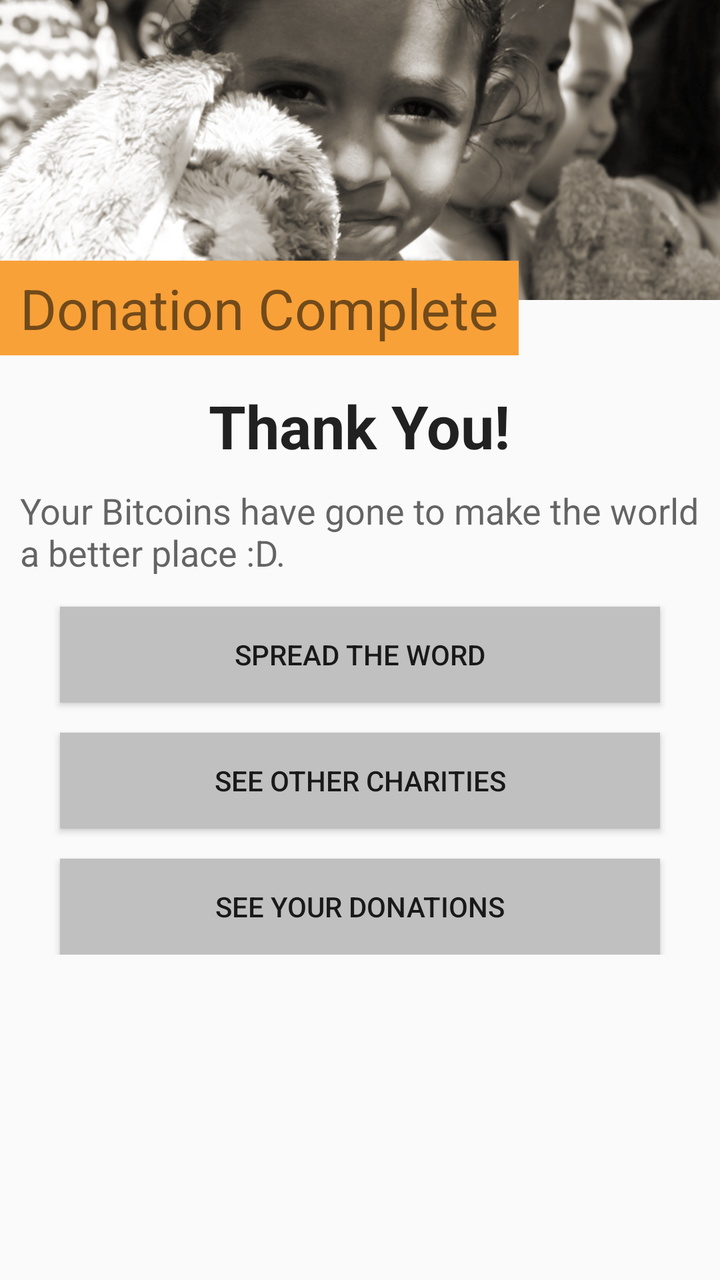
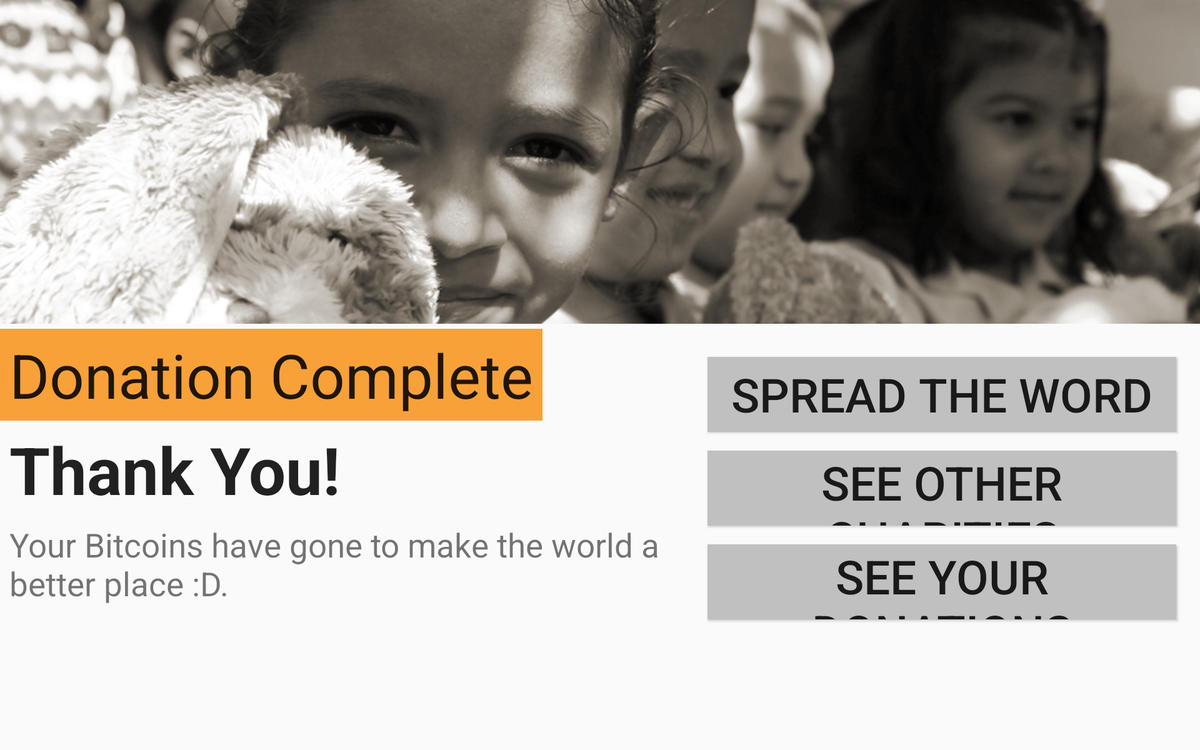

First picture: res/layout/ on a phone held upright. Second picture: the repository's own variant of that layout, on a device whose configuration matches the variant's folder. Source for both follows.
<!-- AndroidManifest.xml: application theme Theme.AppCompat.Light -->
<!-- res/layout/activity_thank_you.xml -->
<ScrollView xmlns:android="http://schemas.android.com/apk/res/android"
	xmlns:tools="http://schemas.android.com/tools"
	android:id="@+id/ScrlView" 
	android:layout_width="fill_parent" 
	android:layout_height="fill_parent"
	tools:context=".ThankYouActivity" > 

	<RelativeLayout 
	    android:layout_width="match_parent"
	    android:layout_height="wrap_content" >
	    
	    <ImageView
	        android:id="@+id/ThankYou_ImageView_PortraitBanner"
	        android:layout_width="wrap_content"
	        android:layout_height="150dp"
	        android:layout_alignParentLeft="true"
	        android:layout_alignParentTop="true"
	        android:layout_alignParentRight="true"
	        android:scaleType="centerCrop"
	        android:src="@drawable/thankyou_portrait_topbanner" 
	        android:contentDescription="@string/thank_you_banner_contentdescription"/>
	    
	    <TextView
	        android:id="@+id/ThankYou_TextView_EncouragingBlurb"
	        android:layout_width="wrap_content"
	        android:layout_height="wrap_content"
	        android:layout_alignParentLeft="true"
	        android:layout_below="@+id/ThankYou"
	        android:layout_marginTop="10dp"
	        android:text="@string/thank_you_text"
	        android:layout_marginLeft="10dp"
	        android:textAppearance="?android:attr/textAppearanceMedium" />
	
	    <TextView
	        android:id="@+id/ThankYou_TextView_DonationComplete"
	        style="@style/LandscapeTitleText"
	        android:layout_below="@+id/ThankYou_ImageView_PortraitBanner"
	        android:layout_width="wrap_content"
	        android:layout_height="wrap_content"
	        android:layout_alignParentLeft="true"
	        android:layout_marginTop="-20dp"
	        android:text="@string/thank_you_donationcomplete" />
	
	    <TextView
	        android:id="@+id/ThankYou"
	        android:layout_width="wrap_content"
	        android:layout_height="wrap_content"
	        android:layout_below="@+id/ThankYou_TextView_DonationComplete"
	        android:layout_centerHorizontal="true"
	        android:layout_marginTop="15dp"
	        android:text="@string/thank_you_title"
	        android:textAppearance="?android:attr/textAppearanceLarge"
	        android:textSize="30sp"
	        android:textStyle="bold" />
	    
	    <Button
	        android:id="@+id/ThankYou_Button_Tweet"
	        android:layout_width="wrap_content"
	        android:layout_height="wrap_content"
	        android:layout_below="@+id/ThankYou_TextView_EncouragingBlurb"
	        android:layout_centerHorizontal="true"
	        android:layout_marginTop="15dp"
	        android:layout_alignRight="@+id/ThankYou_Button_SeeOtherCharities"
	        android:layout_alignLeft="@+id/ThankYou_Button_SeeOtherCharities"
	        android:background="@drawable/gray_button"
	        android:onClick="Tweet_Click"
	        android:padding="10dp"
	        android:text="@string/thank_you_share" />
	    
	    <Button
	        android:id="@+id/ThankYou_Button_SeeTransactionHistory"
	        android:layout_width="wrap_content"
	        android:layout_height="wrap_content"
	        android:layout_below="@+id/ThankYou_Button_SeeOtherCharities"
	        android:layout_centerHorizontal="true"
	        android:layout_marginTop="15dp"
	        android:layout_alignRight="@+id/ThankYou_Button_SeeOtherCharities"
	        android:layout_alignLeft="@+id/ThankYou_Button_SeeOtherCharities"
	        android:background="@drawable/gray_button"
	        android:onClick="SeeTransactionHistory_Click"
	        android:padding="10dp"
	        android:text="@string/thank_you_seetransactionhistory" />
	
	    <Button
	        android:id="@+id/ThankYou_Button_SeeOtherCharities"
	        android:layout_width="300dp"
	        android:layout_height="wrap_content"
	        android:layout_below="@+id/ThankYou_Button_Tweet"
	        android:layout_centerHorizontal="true"
	        android:layout_marginTop="15dp"
	        android:background="@drawable/gray_button"
	        android:onClick="SeeOtherCharities_Click"
	        android:padding="10dp"
	        android:text="@string/thank_you_seeothercharities" />
	    	    	
	</RelativeLayout>
</ScrollView>
<!-- resources referenced by this layout -->
<resources>
  <!-- drawable gray_button (drawable) -->
  <?xml version="1.0" encoding="utf-8"?>
  <selector
      xmlns:android="http://schemas.android.com/apk/res/android">
  
      <item android:state_pressed="true" >
          <shape>
              <solid
                  android:color="#00dfea" />
              <stroke
                  android:width="4dp"
                  android:color="#69f8ff" />
          </shape>
      </item>
  
      <item>        
          <shape>
              <solid
                  android:color="#c0c0c0" />
      </shape>
      </item>
  </selector>
  <!-- drawable thankyou_portrait_topbanner: png bitmap (drawable, 319770 bytes) -->
  <string name="thank_you_banner_contentdescription">Thankful throngs are grateful for your contribution!</string>
  <string name="thank_you_donationcomplete">Donation Complete</string>
  <string name="thank_you_seeothercharities">See Other Charities</string>
  <string name="thank_you_seetransactionhistory">See Your Donations</string>
  <string name="thank_you_share">Spread the Word</string>
  <string name="thank_you_text">Your Bitcoins have gone to make the world a better place :D.</string>
  <string name="thank_you_title">Thank You!</string>
  <style name="LandscapeTitleText">
          <item name="android:background">@color/bitcoin_orange</item>
          <item name="android:paddingBottom">5dp</item>
          <item name="android:paddingLeft">10dp</item>
          <item name="android:paddingRight">10dp</item>
          <item name="android:paddingTop">5dp</item>
          <item name="android:textSize">28sp</item>        
      </style>
  <color name="bitcoin_orange">#f8a139</color>
</resources>
<!-- res/layout-sw720dp-land/activity_thank_you.xml (the author's variant of the layout above) -->
<!-- drawn on a large tablet held sideways -->
<?xml version="1.0" encoding="utf-8"?>
<RelativeLayout xmlns:android="http://schemas.android.com/apk/res/android"
    android:layout_width="match_parent"
    android:layout_height="match_parent" >

    <Button
        android:id="@+id/ThankYou_Button_Tweet"
        android:layout_width="wrap_content"
        android:layout_height="80dp"
        android:layout_alignLeft="@+id/ThankYou_Button_SeeTransactionHistory"
        android:layout_alignRight="@+id/ThankYou_Button_SeeTransactionHistory"
        android:layout_below="@+id/ThankYouLandscape_ImageView_TopBanner"
        android:layout_marginTop="30dp"
        android:background="@drawable/gray_button"
        android:onClick="Tweet_Click"
        android:text="@string/thank_you_share"
        android:textSize="50sp" />
    
    <Button
        android:id="@+id/ThankYou_Button_SeeOtherCharities"
        android:layout_width="wrap_content"
        android:layout_height="80dp"
        android:layout_alignLeft="@+id/ThankYou_Button_SeeTransactionHistory"
        android:layout_alignRight="@+id/ThankYou_Button_SeeTransactionHistory"
        android:layout_below="@+id/ThankYou_Button_Tweet"
        android:layout_marginTop="20dp"
        android:background="@drawable/gray_button"
        android:onClick="SeeOtherCharities_Click"
        android:text="@string/thank_you_seeothercharities"
        android:textSize="50sp"/>

    <Button
        android:id="@+id/ThankYou_Button_SeeTransactionHistory"
        android:layout_width="500dp"
        android:layout_height="80dp"
        android:layout_alignParentRight="true"
        android:layout_below="@+id/ThankYou_Button_SeeOtherCharities"
        android:layout_marginRight="25dp"
        android:layout_marginTop="20dp"
        android:background="@drawable/gray_button"
        android:onClick="SeeTransactionHistory_Click"
        android:paddingLeft="20dp"
        android:paddingRight="20dp"
        android:text="@string/thank_you_seetransactionhistory_land"
        android:textSize="50sp" />

    <TextView
        android:id="@+id/ThankYou_TextView_DonationComplete"
        style="@style/LandscapeTitleText"
        android:layout_width="wrap_content"
        android:layout_height="wrap_content"
        android:layout_alignParentLeft="true"
        android:layout_centerVertical="true"
        android:text="@string/thank_you_donationcomplete"
        android:textAppearance="?android:attr/textAppearanceLarge"
        android:textSize="65sp" />

    <ImageView
        android:id="@+id/ThankYouLandscape_ImageView_TopBanner"
        android:layout_width="wrap_content"
        android:layout_height="wrap_content"
        android:layout_above="@+id/ThankYou_TextView_DonationComplete"
        android:layout_marginBottom="5dp"
        android:layout_alignParentLeft="true"
        android:layout_alignParentRight="true"
        android:layout_alignParentTop="true"
        android:src="@drawable/activity_thankyou_top"
        android:contentDescription="@string/thank_you_banner_contentdescription" 
        android:scaleType="centerCrop"/>

    <TextView
        android:id="@+id/ThankYou_TextView_EncouragingBlurb"
        android:layout_width="wrap_content"
        android:layout_height="wrap_content"
        android:layout_alignParentLeft="true"
        android:layout_below="@+id/ThankYou_TextView_ThankYou"
        android:layout_marginTop="10dp"
        android:layout_toLeftOf="@+id/ThankYou_Button_SeeOtherCharities"
        android:paddingLeft="10dp"
        android:text="@string/thank_you_text"
        android:textAppearance="?android:attr/textAppearanceSmall"
        android:textSize="35sp" />

	

    <TextView
        android:id="@+id/ThankYou_TextView_ThankYou"
        android:layout_width="wrap_content"
        android:layout_height="wrap_content"
        android:layout_alignParentLeft="true"
        android:layout_below="@+id/ThankYou_TextView_DonationComplete"
        android:layout_marginLeft="10dp"
        android:layout_marginTop="5dp"
        android:text="@string/title_activity_thank_you"
        android:textAppearance="?android:attr/textAppearanceLarge"
        android:textSize="70sp"
        android:textStyle="bold" />

</RelativeLayout>
<!-- resources referenced by the variant -->
<!-- as a large tablet held sideways resolves them -->
<resources>
  <!-- drawable activity_thankyou_top: png bitmap (drawable-xhdpi, 435271 bytes) -->
  <!-- drawable gray_button (drawable) -->
  <?xml version="1.0" encoding="utf-8"?>
  <selector
      xmlns:android="http://schemas.android.com/apk/res/android">
  
      <item android:state_pressed="true" >
          <shape>
              <solid
                  android:color="#00dfea" />
              <stroke
                  android:width="4dp"
                  android:color="#69f8ff" />
          </shape>
      </item>
  
      <item>        
          <shape>
              <solid
                  android:color="#c0c0c0" />
      </shape>
      </item>
  </selector>
  <string name="thank_you_banner_contentdescription">Thankful throngs are grateful for your contribution!</string>
  <string name="thank_you_donationcomplete">Donation Complete</string>
  <string name="thank_you_seeothercharities">See Other Charities</string>
  <string name="thank_you_seetransactionhistory_land">See Your Donations</string>
  <string name="thank_you_share">Spread the Word</string>
  <string name="thank_you_text">Your Bitcoins have gone to make the world a better place :D.</string>
  <string name="title_activity_thank_you">Thank You!</string>
  <style name="LandscapeTitleText">
          <item name="android:background">@color/bitcoin_orange</item>
          <item name="android:paddingBottom">5dp</item>
          <item name="android:paddingLeft">10dp</item>
          <item name="android:paddingRight">10dp</item>
          <item name="android:paddingTop">5dp</item>
          <item name="android:textSize">28sp</item>        
      </style>
  <color name="bitcoin_orange">#f8a139</color>
</resources>
